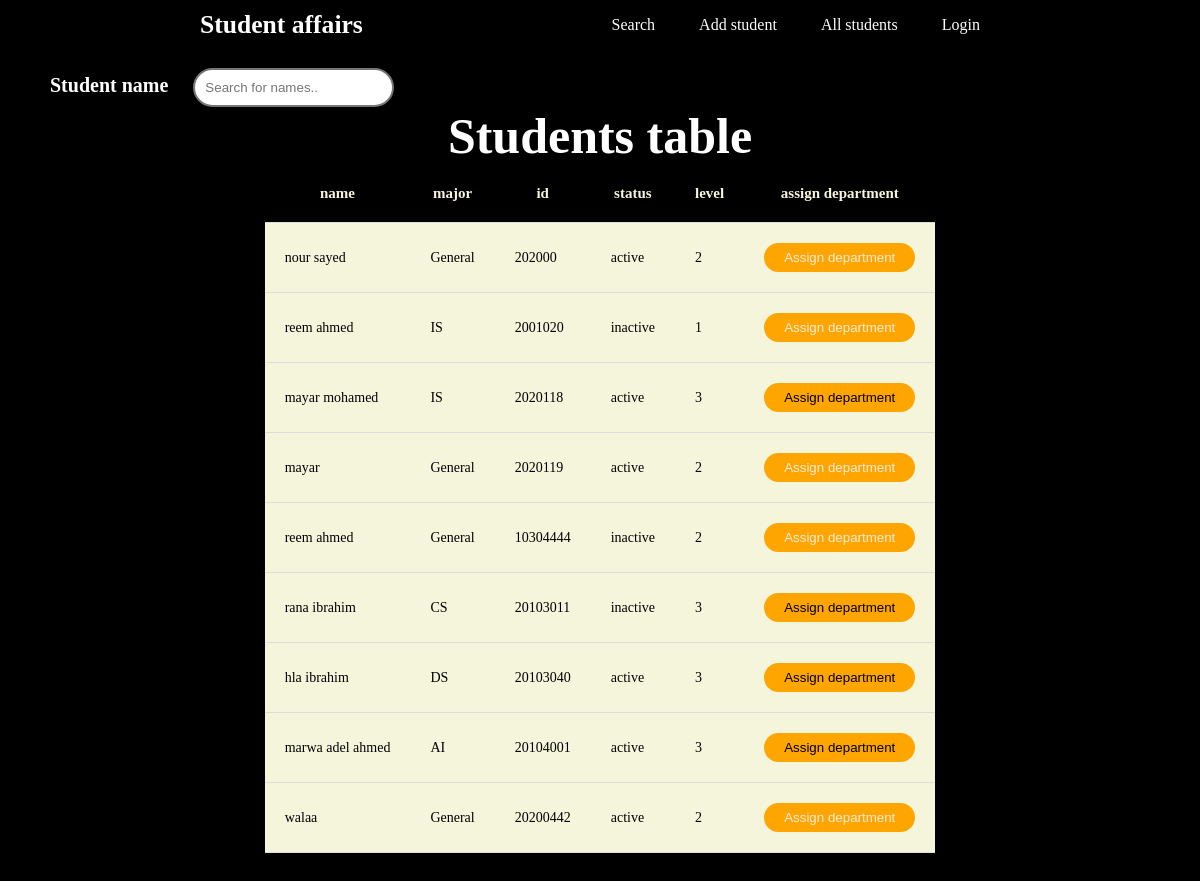
Page /search.html on the committed database.
### pages/models.py (models this page shows, shortened)
class Student(models.Model):
    x = [
        ('General','General'),('CS','CS'),('IS','IS'),
        ('AI','AI'),
        ('DS','DS'),
        ('IT','IT'),
    ]
    CHOICES=[
        ('male','male'),('female','female'),
    ]
    status=[
        ('active','active'),('inactive','inactive'),
    ]
    name =models.CharField(max_length = 50 )
    id = models.IntegerField(primary_key=True)
    level = models.IntegerField(null=True)
    email = models.CharField(max_length=100,null=True)
    gpa = models.DecimalField(max_digits=3, decimal_places=1,null=True)
    phone = models.IntegerField(null=True)
    date=models.DateField(default=datetime.now,null=True)
    gender = models.CharField(max_length=7, choices=CHOICES, default='Female' ,null=True)
    status = models.CharField(max_length=10, choices=status ,default='active',null=True)
    department= models.CharField(max_length=50,blank=True,choices=x,null=True)

### pages/views.py (the view)
# urls.py: path( 'search.html', views.search , name='search'),
def search(request):
    context={
    'student':Student.objects.all(),
    }
    return render (request,'projectfront/search.html',context)

### templates/projectfront/search.html (shortened to what this page needs)
{% load static %}
<!DOCTYPE html>
<html lang="en" dir="ltr">
  <head>
    <link rel="stylesheet" href="{% static 'project.css' %}">
  </head>
  <body>
    <header id="nav">
      <a href="home.html" class="logo">Student affairs</a>
      <nav>
          <a href="{% url 'search' %}" class="navigation">Search</a>
          <a href="{% url 'addstudent' %}" class="navigation">Add student</a>
          <a href="{% url 'allstudents' %}" class="navigation">All students</a>
          <a href="{% url 'login' %}" class="navigation">Login</a>
     </nav>
  </header>
    <br>
    <section class="tableforsearch">
      <div class="containar">
        <div class="search_bar" >
            <label>Student name</label>
            <input type="search"  id="myInput"  onkeyup="myFunction()" placeholder="Search for names.." >
          </div>
          <table id="myTable" >
          <caption>Students table</caption>
          <tr>
            <th>name</th>
            <th>major</th>
            <th>id</th>
            <th>status</th>
            <th>level</th>
            <th>assign department</th>
          </tr>
          <tr>
            {% for x in student %}
              <td >{{x.name}}</td>
              <td >{{x.department}}</td>
              <td >{{x.id}}</td>
              <td >{{x.status}}</td>
              <td >{{x.level}}</td>
              <td>
                {% if x.level == 3 %}
                <button style="background-color: orange;" ><a  href="{% url 'department' x.id %}"
                  style="text-decoration: none;  color: black;" > Assign department</a></button>
                {% else %}
                <button  onclick="departfunction()" style="background-color: orange;" type="submit" >Assign department</button>
                {% endif %}
              </td>
          </tr>
          {% endfor %}
      </div>
    </section>
  </body>
</html>

### static/project.css (style rules this page uses)
body { background-color: black; }
* { margin: 0; padding: 0; box-sizing: border-box; }
header { background-color: black; width: 100%; position: fixed; z-index: 999; display: flex; justify-content: space-between; align-items: center; padding: 10px 200px ; }
.logo { font-weight: 800; font-size: 1.6em; text-decoration: none; color: #3a6cf4; }
.navigation { text-decoration: none; font-size: 1em; font-weight: 500; color: #3a6cf4; padding: 10px 20px; }
.navigation,.logo,label { color: white; }
.tableforsearch { margin: 30px; padding: 20px; }
.search_bar { font-size: 20px; color: #3a6cf4; font-weight: 600; }
#myInput { border-radius: 2em; padding: 10px; margin-left: 20px; border-style: solid; }
caption { font-size: 50px; font-weight: 800; color: white; justify-content: center; text-align: center; }
th ,td { border-bottom: 1px solid #dddddd; padding: 20px; margin: 20; font-size: 14px; }
th { background-color: black; color:beige; font-weight: 800px; font-size: 15px; }
table { border-collapse: collapse; margin-left: auto; margin-right: auto; background: transparent; background-color:beige; }
td button { border: none; padding: 7px 20px; background-color: black; color:rgb(245, 236, 220); border-radius: 20px; }

### rows in the picture
Student: name "nour sayed", department "General", id "202000", status "active", level "2", shows "Assign department"
Student: name "reem ahmed", department "IS", id "2001020", status "inactive", level "1", shows "Assign department"
Student: name "mayar mohamed", department "IS", id "2020118", status "active", level "3", shows "Assign department"
Student: name "mayar", department "General", id "2020119", status "active", level "2", shows "Assign department"
Student: name "reem ahmed", department "General", id "10304444", status "inactive", level "2", shows "Assign department"
Student: name "rana ibrahim", department "CS", id "20103011", status "inactive", level "3", shows "Assign department"
Student: name "hla ibrahim", department "DS", id "20103040", status "active", level "3", shows "Assign department"
Student: name "marwa adel ahmed", department "AI", id "20104001", status "active", level "3", shows "Assign department"
Student: name "walaa", department "General", id "20200442", status "active", level "2", shows "Assign department"
